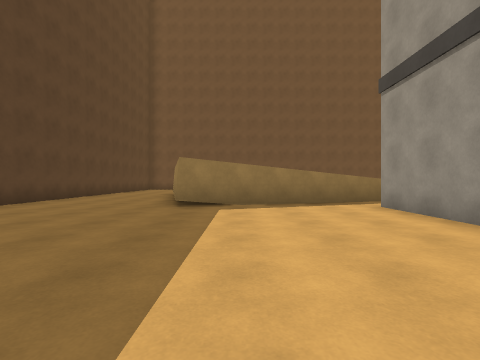
[1] (above)

15 first-person views from a walk through a 3-D level made in the Unity game engine. The camera is 1.2 m above the floor, looks level and sees 85° across. The floor is counted in squares, 1.8 m on a side. Each view is taken from the middle of a square. On the plan, view 1 faces up. The plan holds only what a view shows up to about 9 squares ahead; the rest is blank. The place goes on beyond the plan. The player character is not drawn.

[2]
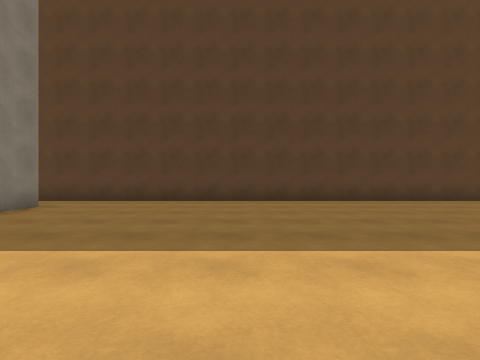

[3]
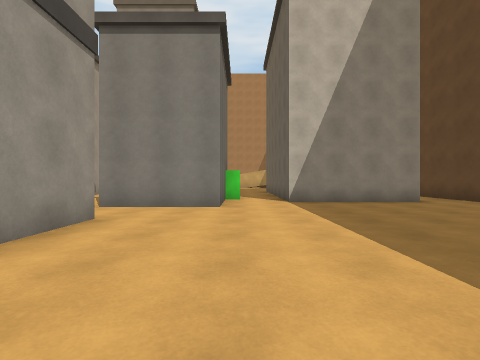

[4]
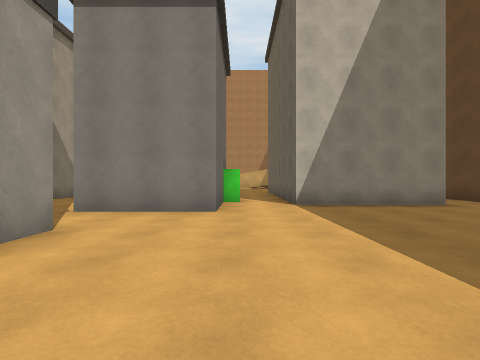

[5]
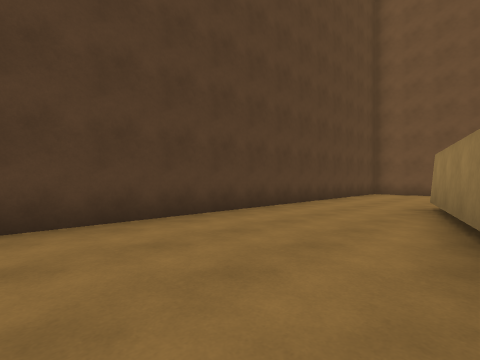

[6]
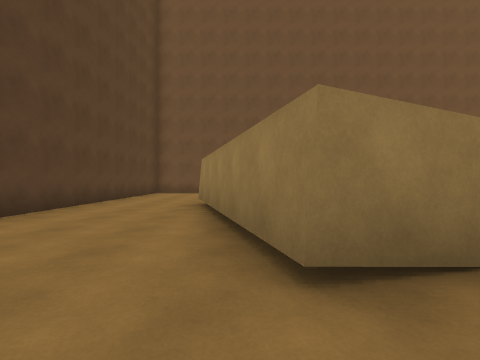

[7]
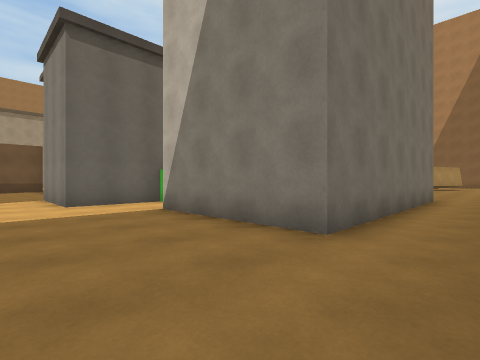

[8]
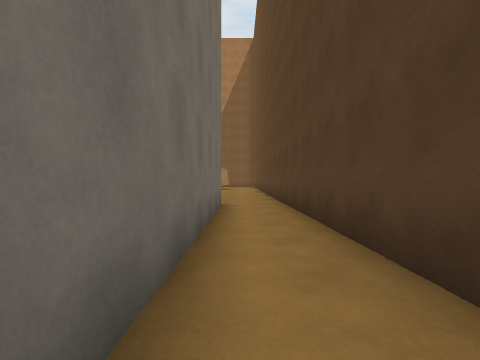

[9]
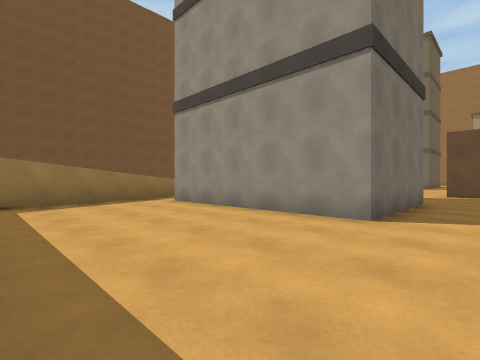

[10]
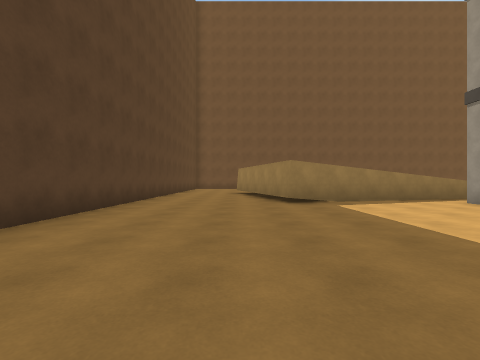

[11]
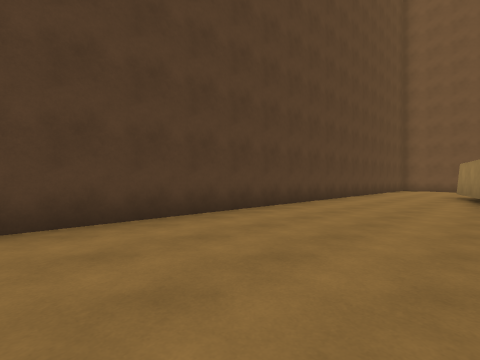

[12]
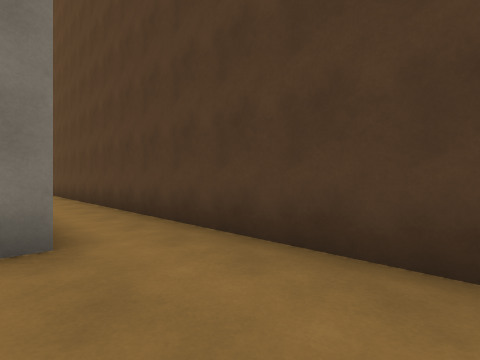

[13]
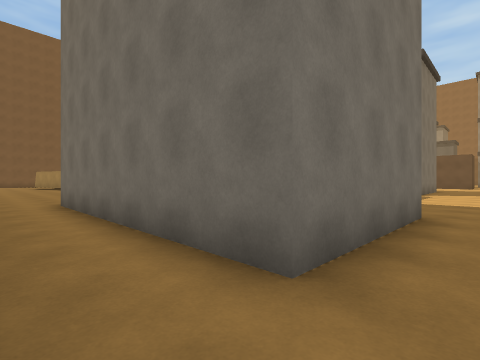

[14]
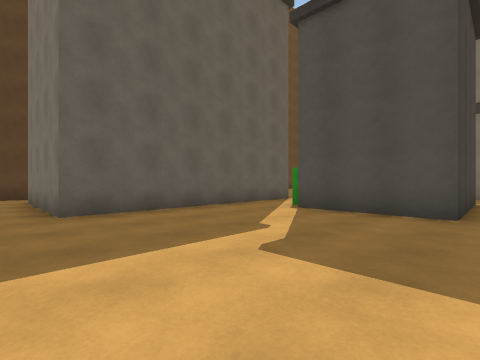

[15]
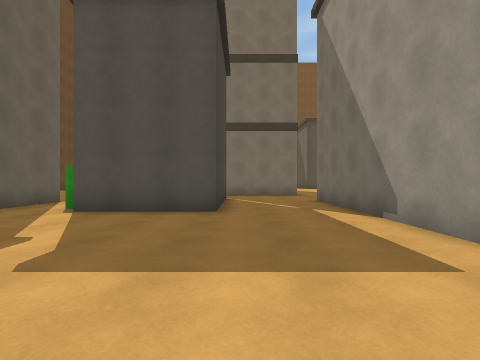

### Floor plan
Key: @ floor where view 1 was taken; # wall or solid block; . floor; ^ raised ledge; O other object.
Columns run from 7 left of view 1 to 8 right of it. Each row starts with its distance up from view 1.
 14 #....
 13 #....
 12 #...##
 11 #....#
 10 #....#
  9 #....#
  8 #....## ^^^^
  7 #.....##....
  6 #..........O
  5 #..........O
  4 #..........O
  3 #..........O
  2 #..........O
  1 #..........OOOO
  0 #......@........
 -1 #...............
 -2 #........###...
 -3 #..####..###...#
 -4 #..#  #.O###...#
 -5 #..#  #.O###...#
 -6 #..#  #........#
 -7 #..#  #........#
 -8 #..#  #........#
 -9 #..#  #........
-10 #..####.......
-11 #............

Where each view was taken, in squares from view 1:
view 1: 0 up, 0 right, facing up
view 2: 2 up, 2 right, facing left
view 3: 5 up, 1 right, facing down
view 4: 4 up, 1 right, facing down
view 5: 5 up, 2 left, facing up-left
view 6: 5 up, 2 left, facing up
view 7: 0 up, 6 left, facing down-right
view 8: 3 down, 5 left, facing down
view 9: 1 down, 1 left, facing up-right
view 10: 1 down, 3 left, facing up
view 11: 0 up, 2 left, facing up-left
view 12: 0 up, 4 left, facing down-left
view 13: 11 down, 6 left, facing up-right
view 14: 11 down, 5 right, facing up-left
view 15: 11 down, 5 right, facing up
